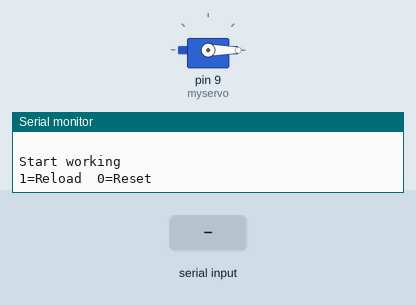
The sketch below on a simulated Arduino Uno, built with avr-gcc and run on an emulated ATmega328P. Parts: servo, the last lines printed to the serial monitor. The test bench sets the inputs (shaded band).

Above: at 1.2 s.
1.3 s: "30,150\n" received over Serial
At 1.9 s:
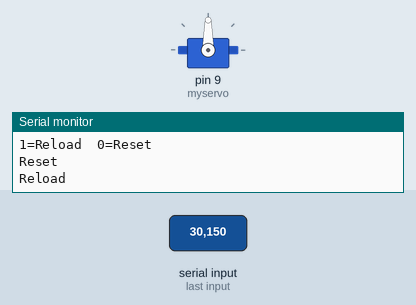
Timing chart, 0 to 4.3 s (numbered marks = the images above; inputs shaded):
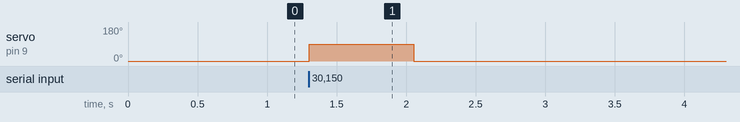

The sketch:

Servo.ino
```cpp
#include <Servo.h>
int n=-1;
Servo myservo;

void setup() {
  myservo.attach(9);
  myservo.write(0);

  Serial.begin(9600);
  Serial.println(" ");
  Serial.println("Start working");
  Serial.println("1=Reload  0=Reset");
}

void loop() {
  if(Serial.available()){
    n=Serial.read()-48;
  }
  if(n==1){
    Serial.println("Reload");
    myservo.write(90);
    delay(750);
    myservo.write(0);
  }
  if(n==0){
    Serial.println("Reset");
    myservo.write(0);
  }
  n=-1;
}
```

Measured:
- after the input at 1.3 s, servo on pin 9 (myservo): 0° → 90° at once, → 0° 0.75 s later
